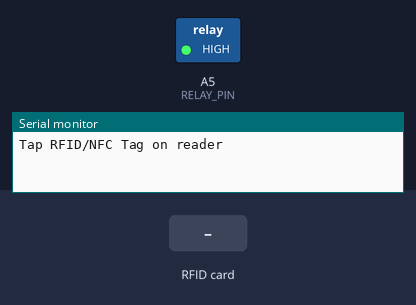
A sketch run on a simulated Arduino Nano, built with avr-gcc and run on an emulated ATmega328P. On the bench: switched loads named in the sketch (green lamp = pin HIGH), the last lines printed to the serial monitor. The test bench sets the inputs (shaded band). Pins used as bus, display or sensor lines are not drawn.

Above: at 1.2 s.
1.3 s: RFID card 3A C9 6A CB held to the reader
At 2.6 s:
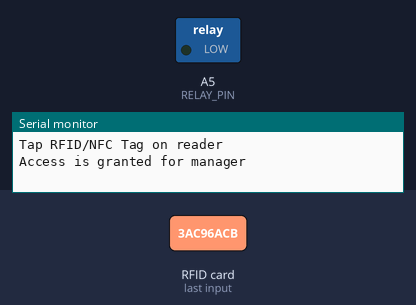
4.3 s: RFID card 30 01 8B 15 held to the reader
At 6.6 s:
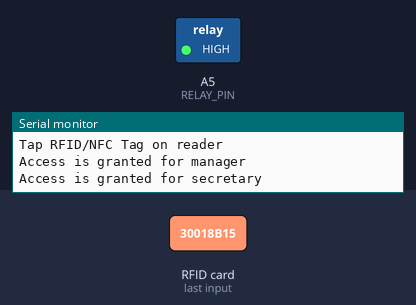
Timing chart, 0 to 8.1 s (numbered marks = the images above; inputs shaded):
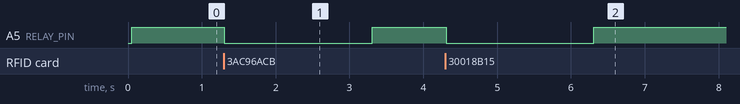

Measured:
- after the input at 1.3 s, A5 (RELAY_PIN): HIGH → LOW at once, → HIGH 2.0 s later
- after the input at 4.3 s, A5 (RELAY_PIN): HIGH → LOW at once, → HIGH 2.0 s later

The sketch:

RFID_DoorLock_multCard_NANO.ino
```cpp
/*************************************************************************************************
                                      PROGRAMMINFO
**************************************************************************************************
Funktion: RFID DoorLock System mult. Card
https://arduinogetstarted.com/tutorials/arduino-rfid-nfc-door-lock-system
**************************************************************************************************
Version: 220.6.2022
**************************************************************************************************
Board: NANO
**************************************************************************************************
Libraries:
https://github.com/espressif/arduino-esp32/tree/master/libraries
C:\Users\User\Documents\Arduino
D:\gittemp\Arduino II\A156_Wetterdaten_V3
**************************************************************************************************
C++ Arduino IDE V1.8.19

**************************************************************************************************
Einstellungen:
https://dl.espressif.com/dl/package_esp32_index.json
http://dan.drown.org/stm32duino/package_STM32duino_index.json
http://arduino.esp8266.com/stable/package_esp8266com_index.json
**************************************************************************************************/

#include <SPI.h>
#include <MFRC522.h>

#define SS_PIN 10
#define RST_PIN 9
#define RELAY_PIN A5 // the Arduino pin connects to relay

MFRC522 rfid(SS_PIN, RST_PIN);

byte managerKeyUID[4]   = {0x3A, 0xC9, 0x6A, 0xCB};
byte secretaryKeyUID[4] = {0x30, 0x01, 0x8B, 0x15};

void setup() {
  Serial.begin(9600);
  SPI.begin(); // init SPI bus
  rfid.PCD_Init(); // init MFRC522
  pinMode(RELAY_PIN, OUTPUT); // initialize pin as an output.
  digitalWrite(RELAY_PIN, HIGH); // lock the door

  Serial.println("Tap RFID/NFC Tag on reader");
}

void loop() {
  if (rfid.PICC_IsNewCardPresent()) { // new tag is available
    if (rfid.PICC_ReadCardSerial()) { // NUID has been readed
      MFRC522::PICC_Type piccType = rfid.PICC_GetType(rfid.uid.sak);

      if (rfid.uid.uidByte[0] == managerKeyUID[0] &&
          rfid.uid.uidByte[1] == managerKeyUID[1] &&
          rfid.uid.uidByte[2] == managerKeyUID[2] &&
          rfid.uid.uidByte[3] == managerKeyUID[3] ) {
        Serial.println("Access is granted for manager");
        digitalWrite(RELAY_PIN, LOW);  // unlock the door for 2 seconds
        delay(2000);
        digitalWrite(RELAY_PIN, HIGH); // lock the door
      }
      else
      if (rfid.uid.uidByte[0] == secretaryKeyUID[0] &&
          rfid.uid.uidByte[1] == secretaryKeyUID[1] &&
          rfid.uid.uidByte[2] == secretaryKeyUID[2] &&
          rfid.uid.uidByte[3] == secretaryKeyUID[3] ) {
        Serial.println("Access is granted for secretary");
        digitalWrite(RELAY_PIN, LOW);  // unlock the door for 2 seconds
        delay(2000);
        digitalWrite(RELAY_PIN, HIGH); // lock the door
      }
      else
      {
        Serial.print("Access denied for user with UID:");
        for (int i = 0; i < rfid.uid.size; i++) {
          Serial.print(rfid.uid.uidByte[i] < 0x10 ? " 0" : " ");
          Serial.print(rfid.uid.uidByte[i], HEX);
        }
        Serial.println();
      }

      rfid.PICC_HaltA(); // halt PICC
      rfid.PCD_StopCrypto1(); // stop encryption on PCD
    }
  }
}
```
